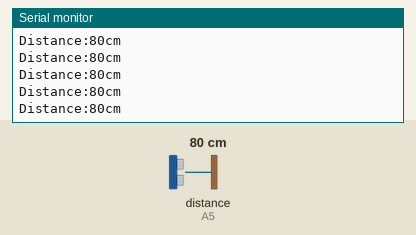
This sketch was run on a simulated Arduino Uno, built with avr-gcc and run on an emulated ATmega328P. Shown: the last lines printed to the serial monitor. Wiring (inferred from the names in the program): ultrasonic range finder: trigger A4; echo A5. Inputs (shaded band) come from the test bench; at power-on: distance to the obstacle (sensor on A5) 80 cm. The echo pulse lasts 58.3 µs per cm.

Above: at 1.2 s.
1.3 s: distance to the obstacle (sensor on A5) set to 2 cm
At 1.71 s:
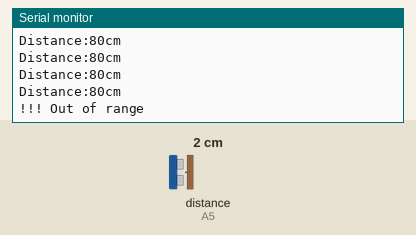
3.5 s: distance to the obstacle (sensor on A5) set to 4 cm
At 3.72 s:
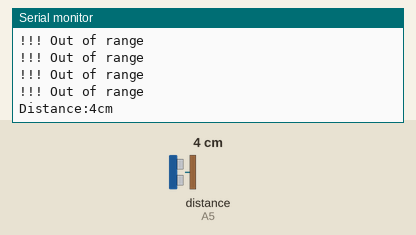
Timing chart, 0 to 6.5 s (numbered marks = the images above; inputs shaded):
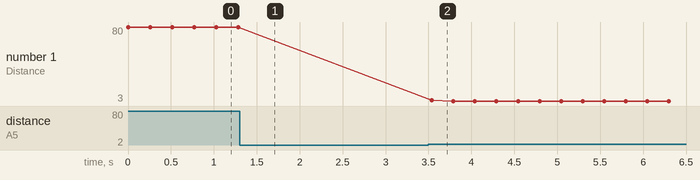

Measured:
- after the input at 1.3 s, the serial monitor: prints a new line after 0.23 s (image 1)
- after the input at 3.5 s, the serial monitor: prints a new line at once (image 2)
- plotted number 1: 80 → 3 after the input at 3.5 s

The sketch:

code_Ultrasonic_sensor.ino
```cpp
int Echo = A5;
int Trig =A4;

int Distance = 0;

void setup()
{
  Serial.begin(9600);     //Initialize the serial ports
  pinMode(Echo, INPUT);
  pinMode(Trig, OUTPUT);
}


void Distance_test()
{
  digitalWrite(Trig, LOW);   //Give the trigger pin 2μs low level
  delayMicroseconds(2);
  digitalWrite(Trig, HIGH);  //Give the trigger pin 10μs high level,at least 10μs
  delayMicroseconds(10);
  digitalWrite(Trig, LOW);
  float Fdistance = pulseIn(Echo, HIGH);  //(unit：us)
  Fdistance= Fdistance/58;
  // X second=（ 2 * Y meter）/344 ==》X second = 0.0058 * Y meter ==》cm = us / 58
  Distance = Fdistance;
}

void loop()
{
  Distance_test();
  if((2<Distance)&(Distance<400))
  {
    Serial.print("Distance:");
    Serial.print(Distance);
    Serial.println("cm");
  }
  else
  {
    Serial.println("!!! Out of range");
  }
  delay(250);
}
```
